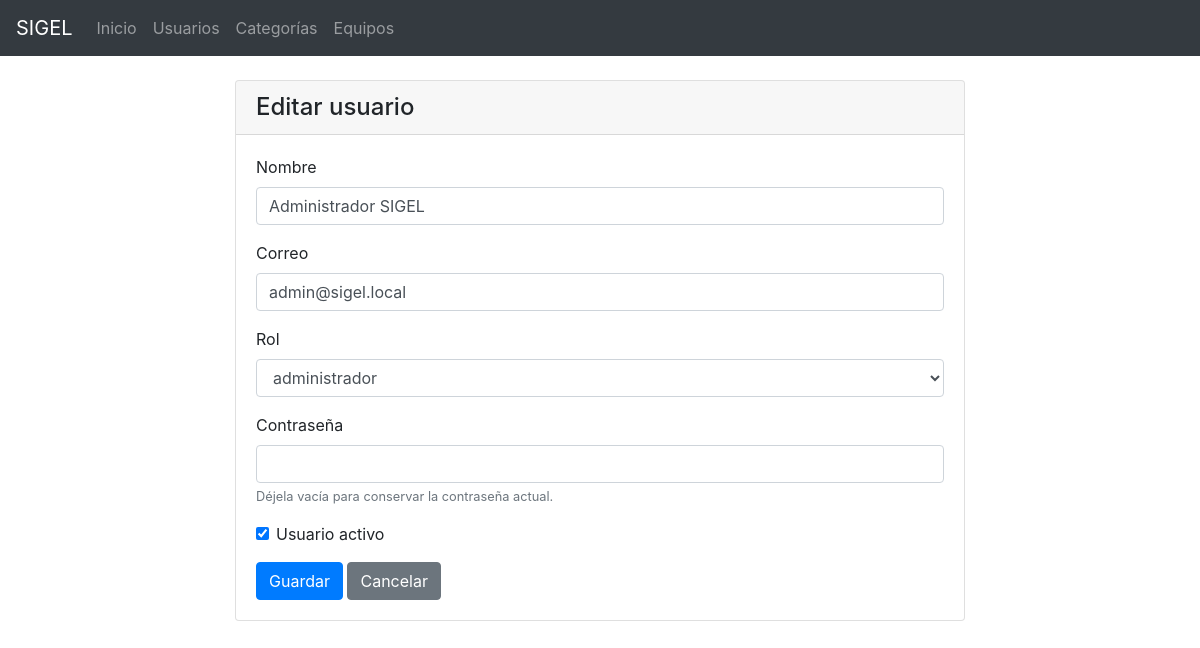
The app's page /pages/usuario_form.php?id=1 (signed in) with its own data.
### tables this page shows
CREATE TABLE IF NOT EXISTS usuarios (
    id INT NOT NULL AUTO_INCREMENT,
    rol_id INT NOT NULL,
    nombre VARCHAR(100) NOT NULL,
    correo VARCHAR(150) NOT NULL,
    password_hash VARCHAR(255) NULL,
    activo TINYINT(1) NOT NULL DEFAULT 1,
    intentos_fallidos INT NOT NULL DEFAULT 0,
    bloqueado_hasta DATETIME NULL,
    eliminado_en DATETIME NULL,
    creado_en TIMESTAMP NOT NULL DEFAULT CURRENT_TIMESTAMP,
    PRIMARY KEY (id),
    UNIQUE (correo),
    FOREIGN KEY (rol_id) REFERENCES roles(id)
);

CREATE TABLE IF NOT EXISTS roles (
    id INT NOT NULL AUTO_INCREMENT, 
    nombre VARCHAR(30) NOT NULL,
    PRIMARY KEY (id),
    UNIQUE KEY (nombre)
);

### utils/usuarios.php (called while the page is built, shortened)
<?php
function buscarUsuario(PDO $pdo, int $id): ?array {
    $stmt = $pdo->prepare('SELECT u.id, u.rol_id, u.nombre, u.correo, u.activo, r.nombre AS rol
                           FROM usuarios u
                           INNER JOIN roles r ON r.id = u.rol_id
                           WHERE u.id = :id AND u.eliminado_en IS NULL
                           LIMIT 1');
    $stmt->execute([':id' => $id]);
    $fila = $stmt->fetch();
    return $fila === false ? null : $fila;
}
function listarRoles(PDO $pdo): array {
    return $pdo->query('SELECT id, nombre FROM roles ORDER BY id')->fetchAll();
}

### public/pages/usuario_form.php (the view, shortened to what this page needs)
<?php
require_once __DIR__ . '/../../utils/csrf.php';
require_once __DIR__ . '/../../utils/usuarios.php';
$id = null;
if (isset($_GET['id'])) {
    $id = filter_var($_GET['id'], FILTER_VALIDATE_INT);
}
try {
    $pdo = obtener_conexion();
    $roles = listarRoles($pdo);
    $usuario = $id === null ? null : buscarUsuario($pdo, $id);
} catch (PDOException $e) {
    error_log($e->getMessage());
    header('Location: /pages/usuarios.php?error=server_error');
    exit;
}
$valores = $usuario ?? ['nombre' => '', 'correo' => '', 'rol_id' => 0, 'activo' => 1];
require_once __DIR__ . '/common/header.php';
?>
<div class="row justify-content-center">
    <div class="col-md-8">
        <div class="card">
            <div class="card-header">
                <h4 class="mb-0"><?= $id === null ? 'Nuevo usuario' : 'Editar usuario' ?></h4>
            </div>
            <div class="card-body">
                <form action="<?= $id === null ? '/actions/crear_usuario.php' : '/actions/actualizar_usuario.php' ?>" method="post">
                    <div class="form-group">
                        <label for="nombre">Nombre</label>
                        <input type="text" class="form-control" id="nombre" name="nombre" maxlength="100" required
                               value="<?= htmlspecialchars($valores['nombre'], ENT_QUOTES | ENT_SUBSTITUTE, 'UTF-8') ?>">
                    </div>
                    <div class="form-group">
                        <label for="correo">Correo</label>
                        <input type="email" class="form-control" id="correo" name="correo" maxlength="150" required
                               value="<?= htmlspecialchars($valores['correo'], ENT_QUOTES | ENT_SUBSTITUTE, 'UTF-8') ?>">
                    </div>
                    <div class="form-group">
                        <label for="rol_id">Rol</label>
                        <select class="form-control" id="rol_id" name="rol_id" required>
                            <?php foreach ($roles as $rol): ?>
                                <option value="<?= (int) $rol['id'] ?>" <?= (int) $rol['id'] === (int) $valores['rol_id'] ? 'selected' : '' ?>>
                                    <?= htmlspecialchars($rol['nombre'], ENT_QUOTES | ENT_SUBSTITUTE, 'UTF-8') ?>
                                </option>
                            <?php endforeach; ?>
                        </select>
                    </div>
                    <div class="form-group">
                        <label for="password">Contraseña</label>
                        <input type="password" class="form-control" id="password" name="password"
                               maxlength="72" autocomplete="new-password">
                        <small class="form-text text-muted">
                            <?php if ($id === null): ?>
                                Entre 8 y 72 caracteres. Los profesores no inician sesión, por eso no llevan contraseña.
                            <?php else: ?>
                                Déjela vacía para conservar la contraseña actual.
                            <?php endif; ?>
                        </small>
                    </div>
                    <div class="form-group form-check">
                        <input type="checkbox" class="form-check-input" id="activo" name="activo" value="1"
                               <?= (int) $valores['activo'] === 1 ? 'checked' : '' ?>>
                        <label class="form-check-label" for="activo">Usuario activo</label>
                    </div>
                    <button type="submit" class="btn btn-primary">Guardar</button>
                    <a href="/pages/usuarios.php" class="btn btn-secondary">Cancelar</a>
                </form>
            </div>
        </div>
    </div>
</div>
<?php require_once __DIR__ . '/common/footer.php'; ?>

### records on screen
usuarios: nombre "Administrador SIGEL", correo "admin@sigel.local", rol_id "administrador", activo "☑"
